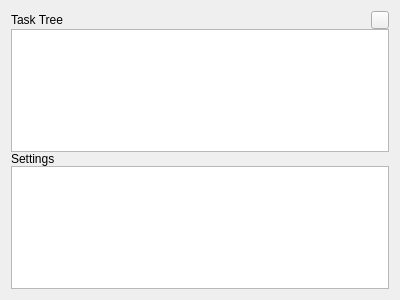
<?xml version="1.0" encoding="UTF-8"?>
<ui version="4.0">
 <class>moveit_rviz_plugin::TaskPanel</class>
 <widget class="QWidget" name="moveit_rviz_plugin::TaskPanel">
  <property name="geometry">
   <rect>
    <x>0</x>
    <y>0</y>
    <width>400</width>
    <height>300</height>
   </rect>
  </property>
  <property name="windowTitle">
   <string>Form</string>
  </property>
  <layout class="QVBoxLayout" name="verticalLayout">
   <property name="spacing">
    <number>0</number>
   </property>
   <item>
    <layout class="QHBoxLayout" name="tasks_view_label_layout">
     <property name="spacing">
      <number>6</number>
     </property>
     <item>
      <widget class="QLabel" name="tasks_view_label">
       <property name="text">
        <string>Task Tree</string>
       </property>
      </widget>
     </item>
     <item>
      <widget class="QToolButton" name="button_show_stage_dock_widget">
       <property name="maximumSize">
        <size>
         <width>18</width>
         <height>18</height>
        </size>
       </property>
       <property name="text">
        <string/>
       </property>
       <property name="icon">
        <iconset theme="add">
         <normaloff>.</normaloff>.</iconset>
       </property>
      </widget>
     </item>
    </layout>
   </item>
   <item>
    <widget class="QTreeView" name="tasks_view">
     <property name="contextMenuPolicy">
      <enum>Qt::ActionsContextMenu</enum>
     </property>
    </widget>
   </item>
   <item>
    <widget class="QLabel" name="settings_view_label">
     <property name="text">
      <string>Settings</string>
     </property>
    </widget>
   </item>
   <item>
    <widget class="rviz::PropertyTreeWidget" name="settings_view"/>
   </item>
  </layout>
  <action name="actionRemoveTaskTreeRows">
   <property name="text">
    <string>Remove</string>
   </property>
   <property name="toolTip">
    <string>Remove selected rows</string>
   </property>
   <property name="shortcut">
    <string>Del</string>
   </property>
   <property name="shortcutContext">
    <enum>Qt::WidgetShortcut</enum>
   </property>
  </action>
 </widget>
 <customwidgets>
  <customwidget>
   <class>rviz::PropertyTreeWidget</class>
   <extends>QTreeView</extends>
   <header location="global">rviz/properties/property_tree_widget.h</header>
  </customwidget>
 </customwidgets>
 <resources/>
 <connections/>
</ui>
